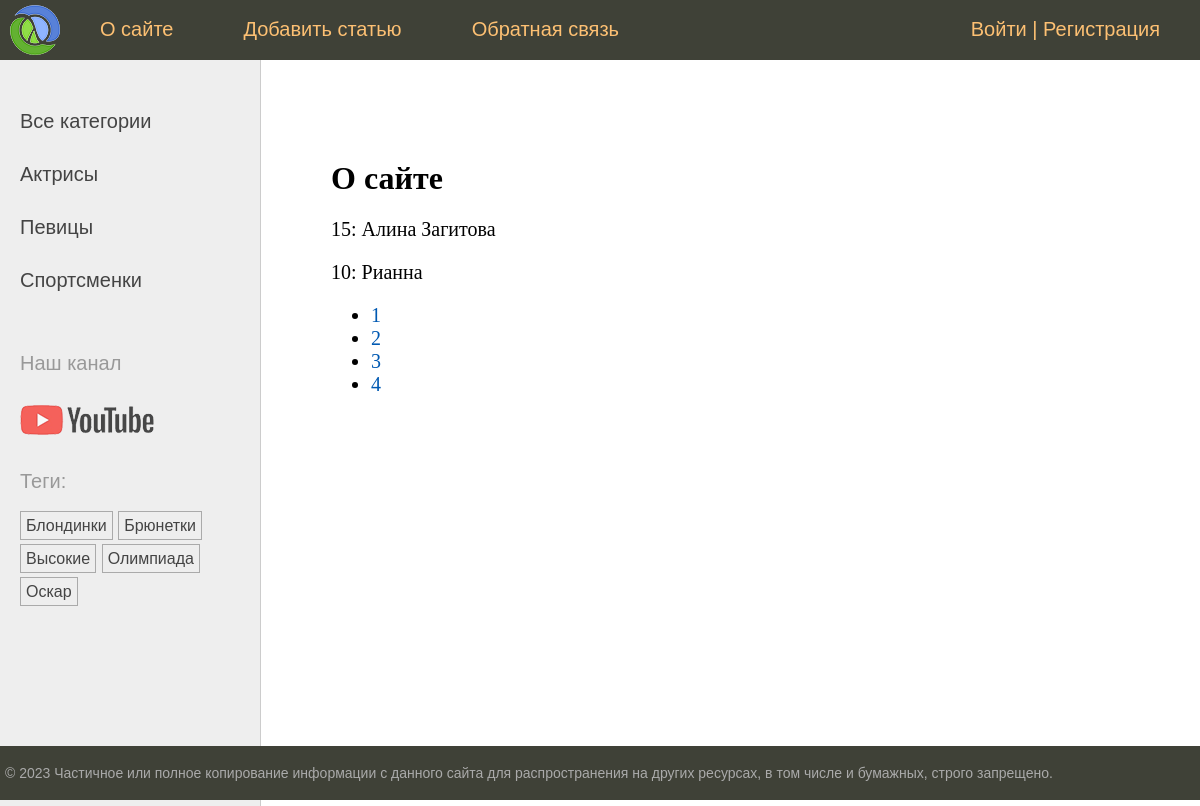
Page /about/ on the earlier database version.
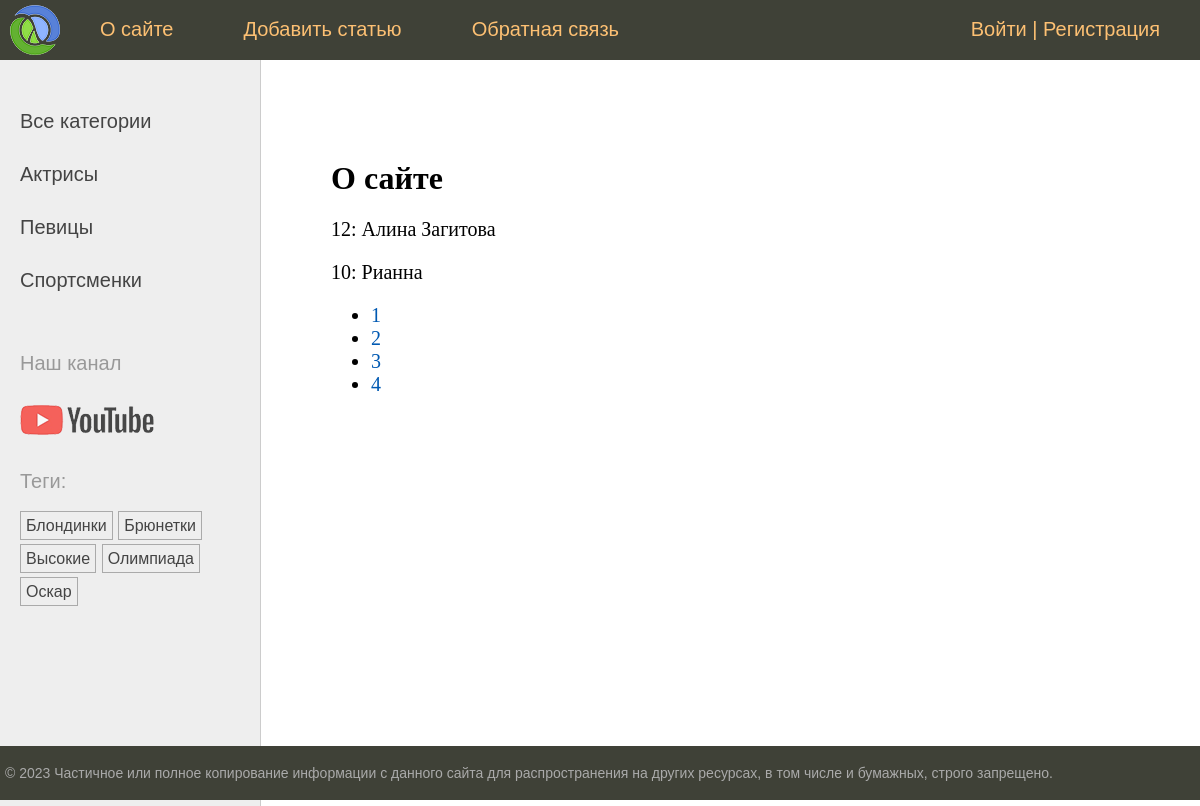
Same page on the later database version.
### women/models.py (models this page shows, shortened)
class Category(models.Model):
    name = models.CharField(max_length=100, db_index=True, verbose_name='Категория')
    slug = models.SlugField(max_length=255, unique=True, db_index=True)
    class Meta:
        verbose_name = 'Категория'
        verbose_name_plural = 'Категории'
    def get_absolute_url(self):
        return reverse('category', kwargs={'cat_slug': self.slug})

class TagPost(models.Model):
    tag = models.CharField(max_length=100, db_index=True)
    slug = models.SlugField(max_length=255, unique=True, db_index=True)
    def get_absolute_url(self):
        return reverse('tag', kwargs={'tag_slug': self.slug})

class Women(models.Model):
    class Meta:
        verbose_name = 'Известные женщины'
        verbose_name_plural = 'Известные женщины'
        ordering = ['-time_create']
        indexes = [
            models.Index(fields=['-time_create'])
        ]
    class Status(models.IntegerChoices):
        DRAFT = 0, 'Черновик'
        PUBLISHED = 1, 'Опубликовано'
    title = models.CharField(max_length=255, verbose_name='Заголовок')
    slug = models.SlugField(max_length=255, unique=True, db_index=True, verbose_name='Slug',
                            validators=[
                                MinLengthValidator(5, message='Минимум 5 символов'),
                                MaxLengthValidator(100, message='Максимум 100 символов')
                            ]
                            )
    photo = models.ImageField(upload_to='photos/%Y/%m/%d/', default=None, blank=True, null=True, verbose_name='Фото')
    content = models.TextField(blank=True, verbose_name='Текст статьи')
    time_create = models.DateTimeField(auto_now_add=True, verbose_name='Время создания')
    time_update = models.DateTimeField(auto_now=True, verbose_name='Время изменения')
    is_published = models.IntegerField(choices=Status.choices,
                                       default=Status.DRAFT, verbose_name='Статус')
    cat = models.ForeignKey('Category', on_delete=models.PROTECT, related_name='posts', verbose_name='Категории')
    tags = models.ManyToManyField('TagPost', blank=True, related_name='tags', verbose_name='Теги')
    husband = models.OneToOneField('Husband', on_delete=models.SET_NULL, null=True,
                                   blank=True, related_name='wuman', verbose_name='Муж')
    objects = models.Manager()
    published = PublishedManager()

### women/views.py (the view)
# urls.py: path('about/', views.about, name='about'),
def about(request):
    contact_list = Women.published.all()
    paginator = Paginator(contact_list, 2)
    page_number = request.GET.get('page')
    page_obj = paginator.get_page(page_number)
    return render(request, 'women/about.html',
                  {'title': 'О сайте',
                           'page_obj': page_obj})

### users/context_processors.py (called while the page is built)
def get_women_context(request):
    return {'mainmenu': menu}

### women/models.py (called while the page is built)
    def get_queryset(self):
        return super().get_queryset().filter(is_published=Women.Status.PUBLISHED)

### women/templatetags/women_tags.py (called while the page is built)
@register.inclusion_tag('women/list_categories.html')
def show_categories(cat_selected=0):
    cats = Category.objects.annotate(total=Count('posts')).filter(total__gt=0)
    return {'cats': cats, 'cat_selected': cat_selected}

@register.inclusion_tag('women/list_tags.html')
def show_all_tags():
    return {'tags': TagPost.objects.annotate(total=Count('tags')).filter(total__gt=0)}

### women/templates/women/about.html
{% extends 'base.html' %}
{% block content %}
<h1>{{title}}</h1>
{% for item in page_obj %}
<p>{{ item.pk }}: {{ item.title }}</p>
{% endfor %}
<nav>
    <ul>
        {% for p in page_obj.paginator.page_range %}
        <li>
            <a href="?page={{ p }}">{{ p }}</a>
        </li>
        {% endfor %}
    </ul>
</nav>
{% endblock %}

### templates/base.html (shortened to what this page needs)
{% load static %}
{% load women_tags %}
<!DOCTYPE html>
<html>
<head>
	<link type="text/css" href="{% static 'women/css/styles.css' %}" rel="stylesheet" />
</head>
<body>
<table class="table-page" border=0 cellpadding="0" cellspacing="0">
<tr><td valign=top>
{% block mainmenu %}
		<div class="header">
			<ul id="mainmenu" class="mainmenu">
			<li class="logo"><a href="{% url 'home' %}"><div class="logo"></div></a></li>
{% for m in mainmenu %}
		<li><a href="{% url m.url_name %}">{{m.title}}</a></li>
{% endfor %}
				{% if user.is_authenticated %}
				<li class="last"> {{user.username}} | <a href="{% url 'users:logout' %}">Выйти</a></li>
				{% else %}
				<li class="last"><a href="{% url 'users:login' %}">Войти</a> | <a href="#">Регистрация</a></li>
				{% endif %}
			</ul>
		</div>
{% endblock mainmenu %}
<table class="table-content" border=0 cellpadding="0" cellspacing="0">
<tr>
	<td valign="top" class="left-chapters">
	<ul id="leftchapters">
		{% if cat_selected == 0%}
		<li class="selected">Все категории</li>
		{% else %}
		<li><a href="{% url 'home' %}">Все категории</a></li>
		{% endif %}
		{% show_categories cat_selected %}
		<li class="share">
		<p>Наш канал</p>
		<a class="share-yt" href="https://www.youtube.com/channel/UClJzWfGWuGJL2t-3dYKcHTA/playlists" target="_blank" rel="nofollow"></a>
		</li>
		<li>{% show_all_tags %}</li>
	</ul>
</td>
<td valign="top" class="content">
	<div class="content-text">
{% block content %}
{% endblock %}
	</div>
</td></tr></table>
</td></tr>
<tr><td valign=top>
	<div id="footer">
		<p>&copy; 2023 Частичное или полное копирование информации с данного сайта для распространения на других ресурсах, в том числе и бумажных, строго запрещено.</p>
	</div>
</td></tr></table>
</body>
</html>

### women/templates/women/list_categories.html
{% for cat in cats %}
{% if cat.id == cat_selected %}
<li class="selected">{{cat.name}}</li>
{% else %}
<li><a href="{{ cat.get_absolute_url }}">{{cat.name}}</a></li>
{% endif %}
{% endfor %}

### women/templates/women/list_tags.html
{% if tags %}
    Теги:</p>
    <ul class="tags-list">
        {% for t in tags %}
        <li><a href="{{t.get_absolute_url}}">{{t.tag}}</a></li>
        {% endfor %}
    </ul>
{% endif %}

### women/static/women/css/styles.css (style rules this page uses)
html, body { font-family: 'Arial'; margin: 0; padding: 0; height: 100%; width: 100%; color: #444; }
a { color: #0059b2; text-decoration: none; }
.table-page { width: 100%; height: 100%; vertical-align: top; }
.table-page tr { height: 100%; }
.header { background: #3F4137; height: 60px; }
.logo { background: url('../images/logo.png') no-repeat 10px 5px; width: 70px; height: 60px; }
ul.mainmenu { list-style: none; margin: 0; padding: 0; height: 60px; color: #fdc073; font-size: 20px; overflow: hidden; }
ul.mainmenu li { float: left; margin: 18px 40px 0 30px; }
ul.mainmenu li.logo { margin: 0; }
ul.mainmenu li.last { float: right; }
ul.mainmenu li a { color: #fdc073; text-decoration: none; }
.table-content { width: 100%; min-height: 100%; height: 100%; }
.left-chapters { margin: 0; background: #eee; border-right: 1px solid #ccc; }
.left-chapters ul { width: 230px; margin: 0; padding: 20px 10px 10px 20px; list-style: none; font-size: 20px; }
.left-chapters ul li { margin: 30px 0 0 0; color: #999; }
.left-chapters ul li a { color: #444; text-decoration: none; }
.left-chapters ul li.share { margin: 60px 0 0 0; }
.left-chapters ul li.share p { margin: 30px 0 30px 0; }
.left-chapters ul li.share a { display: inline-block; width: 40px; height: 40px; margin: 0 20px 0 0; }
.left-chapters ul li.share a.share-yt { width: 100%; height: 30px; background: url('../images/share_yt.png') no-repeat 0 0 }
ul.tags-list { width: 100%; margin: 0; padding: 0; list-style: none; }
ul.tags-list li { margin: 0; padding: 0 0 10px; display: inline-block; }
ul.tags-list li a { padding: 5px; font-size: 16px; border: 1px solid #aaa; }
.content { padding: 40px 20px 20px 40px; width: 100%; box-sizing: border-box; }
.content-text { margin: 60px 0 0 30px; color: #000; font-size: 20px; font-family: Yandex Sans Display Light; }
.content-text h1 { font-size: 32px; }
#footer { box-sizing: border-box; background: #3F4137; padding: 5px; color: #aaa; font-size: 14px; font-family: Verdana, Geneva, Arial, Helvetica; text-align: left; overflow: hidden; }

Differences in the rows shown:
removed Women: pk "15", title "Алина Загитова"
added Women: pk "12", title "Алина Загитова"
